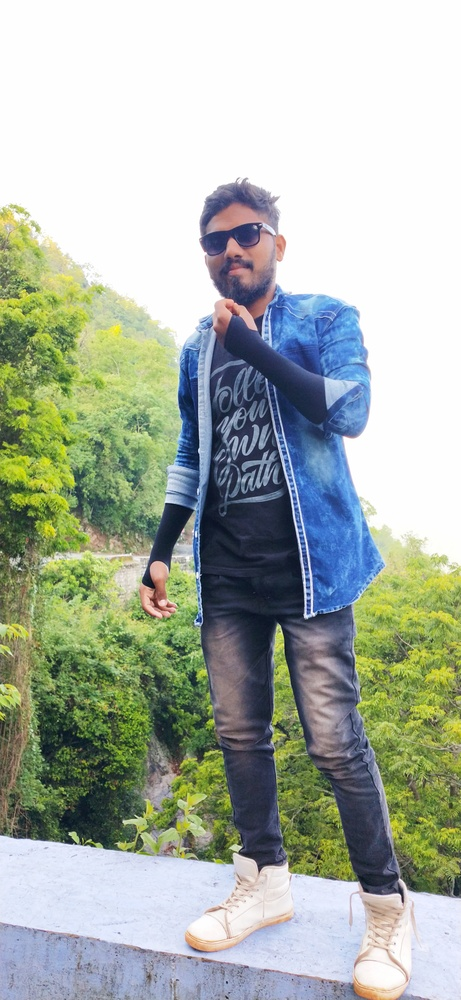
#> input picture pencil_sketch/2.jpg, 461 x 1000 px, shrunk from 2126 x 4608 before the run
$ python main.py
#> lines starting #> are read from the running program, lines starting #| are printed output that depends on the picture
# -*- coding: utf-8 -*-
"""
Created on Sat Aug 15 17:47:03 2020

@author: vamshikrishna Bandari
"""
#loading opencv-python.
import cv2


#reading image in coloured format.
color_img = cv2.imread('2.jpg')
#> color_img is the input picture: shape (1000, 461, 3); mean B, G, R 167.5, 179, 170.2

#displaying loading image.
#cv2.imshow('image', color_img)

#waiting the window to close it manually.
#cv2.waitKey(0)

#converting colored image to grey scale image
grey_img = cv2.cvtColor(color_img, cv2.COLOR_BGR2GRAY)
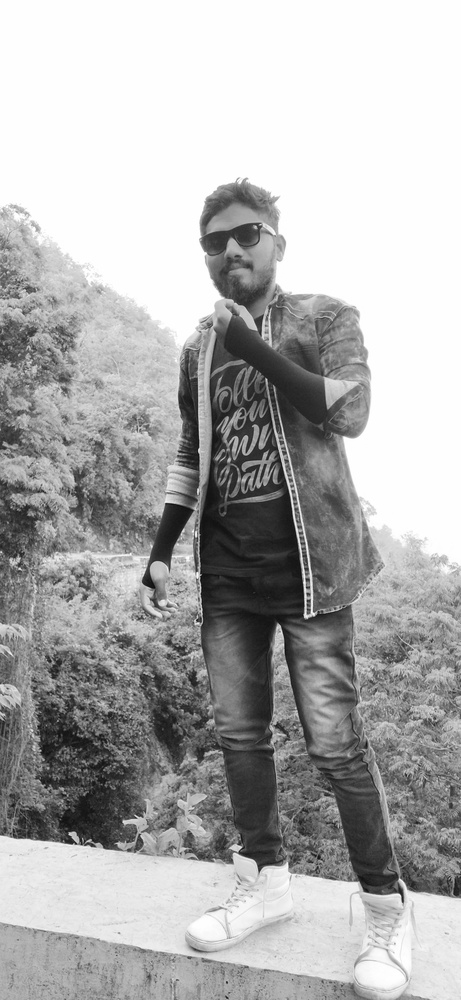
#> grey_img: shape (1000, 461); min 9, max 255, mean 175


#displaying loading image.
#cv2.imshow('image', grey_img)

#waiting the window to close it manually.
#cv2.waitKey(0)

#inverting the greyscale image
invert_img = cv2.bitwise_not(grey_img)
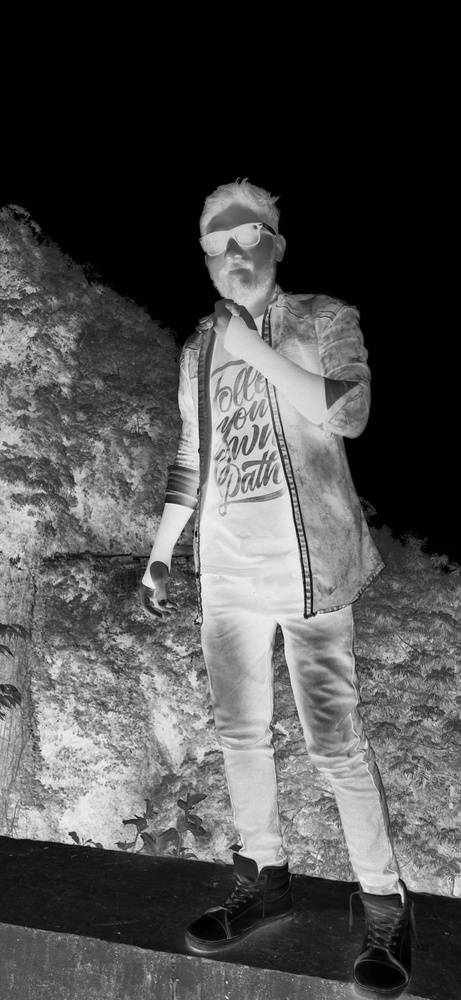
#> invert_img: shape (1000, 461); min 0, max 246, mean 80

#displaying loading image.
#cv2.imshow('image', invert_img)

#waiting the window to close it manually.
#cv2.waitKey(3000)

#smoothing/blurred of the image
smoothing_img = cv2.GaussianBlur(invert_img, (21, 21),sigmaX=0, sigmaY=0)
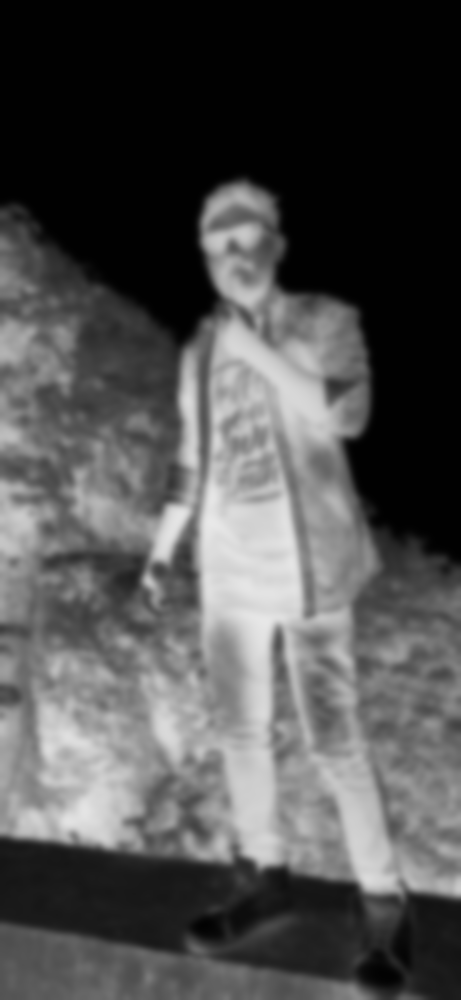
#> smoothing_img: shape (1000, 461); min 1, max 233, mean 80


#displaying loading image.
#cv2.imshow('Blured image', smoothing_img)

#waiting the window to close it manually.
#cv2.waitKey(5000)


def func(x, y):
    '''
    A function to divide greyscale image to the blurred or smoothing image

    by which to highlight the thick edges.

    A technique that oldest photographers used to take images from reels
    '''
    return cv2.divide(x, 255 - y, scale=256)
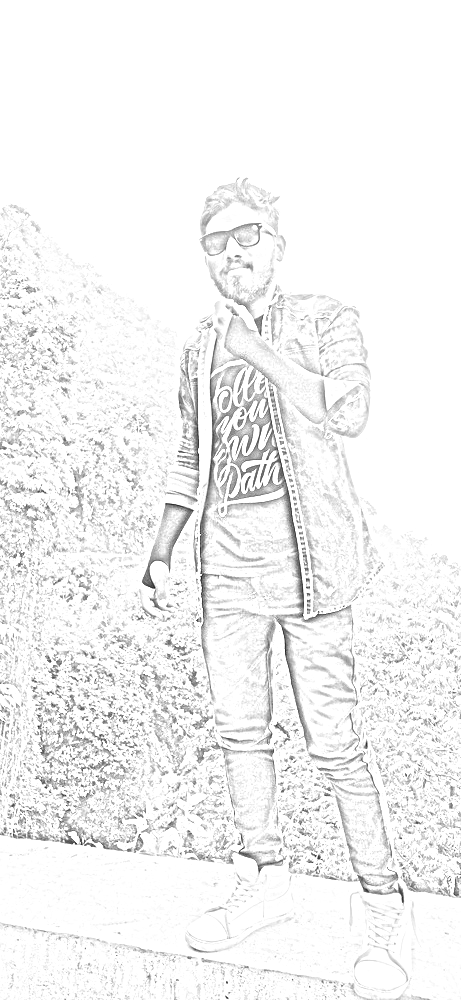
#> returned value: shape (1000, 461); min 27, max 255, mean 243.1


#calling func to divide and store end result
final_img = func(grey_img, smoothing_img)

#storing the pencil_sketch image
cv2.imwrite('vk_2_pencil_sketch.jpg', final_img)

#displaying loading image.
#cv2.imshow('pencil_sketch', final_img)

#waiting the window to close it manually.
#cv2.waitKey(5000)
